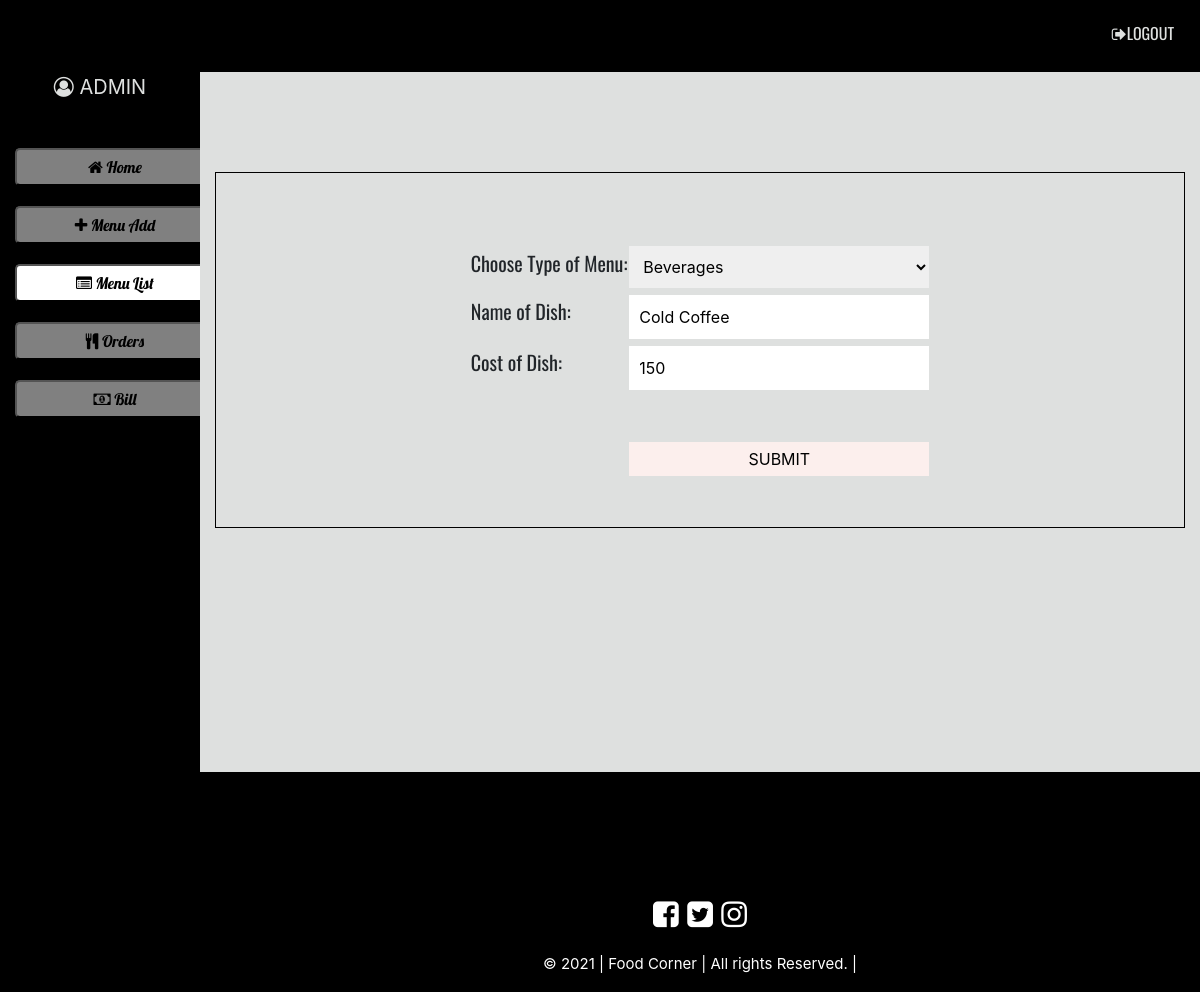
Screenshot of /admin/EditMenu.php?edit=4 (signed in) with the database file from the repository.
### tables this page shows
CREATE TABLE `menu` (
  `menu_id` int(4) NOT NULL,
  `dish_name` varchar(100) DEFAULT NULL,
  `dish_cost` varchar(5) DEFAULT NULL,
  `dish_type` varchar(1) DEFAULT NULL
);

### admin/EditMenu.php (the view, shortened to what this page needs)
<?php
  if(isset($_SESSION['adm'])){
   $id = $_GET['edit'];
  }
  else {
    header('Location: menulist.php');
        exit();
  }
 ?>
 <!DOCTYPE html>
<html lang="en" dir="ltr">
<head>
  <link rel="stylesheet" href="../css/bootstrap-4.5.3/bootstrap-4.5.3/dist/css/bootstrap.min.css">
  <link rel="stylesheet" href="../css/bootstrap-4.5.3/bootstrap-4.5.3/dist/css/bootstrap.css">
  <link rel="stylesheet" href="https://stackpath.bootstrapcdn.com/font-awesome/4.7.0/css/font-awesome.min.css">
  <link rel="stylesheet" href="../css/main.css">
</head>
  <body>
    <div class="desktop">
      <div class="navi" style="padding-top:0px;background-color: rgba(0, 0, 0, 0.5);padding-bottom:10px;">
        <ul style="text-align:right;font-family: Oswald;padding-top:20px;">
        <li>
          <form action="includes/logout.php" method="post" style="display:inline">
            <button type="submit" class="listelement" name="logout" style="text-decoration:none;background-color:transparent;border:none;outline:none;color:#dee0df;"><i class="fa fa-sign-out" aria-hidden="true"></i>LOGOUT</button>
          </form>
        </li>
        </ul>
      </div>
    <div class="mainbody">
      <div class="container-fluid">
      <div class="row">
        <div class="col-2" style="height:700px;">
          <p style="text-align:center;color:#dee0df;font-size:20px;padding-bottom:30px;"><i class="fa fa-user-circle-o" aria-hidden="true"></i> ADMIN</p>
          <center><a href="index.php"><button type="button" class="mbtn" style="outline:none;"><i class="fa fa-home" aria-hidden="true"></i> Home</button></a></center>
          <center><a href="menuadd.php"><button type="button" class="mbtn" style="outline:none;"><i class="fa fa-plus" aria-hidden="true"></i> Menu Add</button></a></center>
          <center><a href="menulist.php"><button type="button" class="mbtn act" style="outline:none;"><i class="fa fa-list-alt" aria-hidden="true"></i> Menu List</button></a></center>
          <center><a href="order.php"><button type="button" class="mbtn" style="outline:none;"><i class="fa fa-cutlery" aria-hidden="true"></i> Orders</button></a></center>
          <center><a href="bill.php"><button type="button" class="mbtn" style="outline:none;"><i class="fa fa-money" aria-hidden="true"></i> Bill</button></a></center>
        </div>
        <div class="col-10" style="height:700px;background-color:#dee0df;">
          <div class="admdata">
            <?php
            $menu_detail = "SELECT * FROM menu WHERE menu_id='$id'";
            $result = $conn->query($menu_detail);
            if($result->num_rows > 0)
            {
             while($row = $result->fetch_assoc())
              {
            ?>
            <div style="border:1px solid #000;padding-bottom:50px;margin-top:100px;">
            <table style="margin-right:auto;margin-left:auto;">
            <form action="includes/ineditmenu.php" method="post" style="border:1px solid #000;height:300px;padding:20px;margin-top:50px;">
              <tr>
              <td><label for="Type">Choose Type of Menu:</label></td>
              <td><select id="menu" name="menu" style="border:none;outline:none;">
                <option value="B" <?php if($row["dish_type"]=="B") echo 'selected="selected"'; ?>  >Beverages</option>
              </select></td>
             </tr><br/>
             <tr>
              <td><label for="Dish">Name of Dish:</label></td>
              <td><input type="text" name="Name_of_Dish" value="<?php echo $row["dish_name"]; ?>" placeholder="Enter Name of Dish" style="outline:none;border:none;"></td><br/>
             </tr>
             <tr>
              <td><label for="Cost">Cost of Dish:</label></td>
              <td><input type="number" name="Cost_of_Dish" value="<?php echo $row["dish_cost"]; ?>" placeholder="Enter Cost of Dish" style="outline:none;border:none;"></td><br/>
             </tr>
              <tr>
                <td></td>
                <td><button type="submit" name="button" style="outline:none;border:none;background-color:#fcefed;">SUBMIT</button></td>
              </tr>
            </form>
            </table>
            </div>
            <?php
              }
            }
            else
            {
                echo "0 result";
            }
             ?>
          </div>
          <div class="footer">
              <p style="font-size:30px;color:#fff;margin-top:20px;"><i class="fa fa-facebook-square listelement" aria-hidden="true"></i> <i class="fa fa-twitter-square listelement" aria-hidden="true"></i> <i class="fa fa-instagram listelement" aria-hidden="true"></i></p>
              <p style="font-size:15px;color:#fff;">&copy; 2021 | Food Corner | All rights Reserved. |</p>
          </div>
        </div>
      </div>
      </div>
    </div>
    </div>
  </body>
</html>

### css/main.css (style rules this page uses)
body { background-color: #000; }
.navi ul li { display: inline; color: #fff; padding: 20px; z-index: 4; }
.footer { background-color: #000; height: 100px; bottom: 0px; left: 0; width: 100%; color: white; text-align: center; }
@media (min-width: 451px) { .desktop .admdata { height: 700px; } }
@media (min-width: 451px) { .desktop .admdata input[type=text], .desktop .admdata input[type=number] { padding: 10px; width: 300px; margin-top: 5px; } }
@media (min-width: 451px) { .desktop .admdata select { padding: 10px; width: 300px; } }
@media (min-width: 451px) { .desktop .admdata label { font-size: 20px; font-family: Oswald; border: none; outline: none; } }
@media (min-width: 451px) { .desktop .admdata button { padding: 5px; width: 300px; margin-right: auto; margin-left: auto; margin-top: 50px; } }
@media (min-width: 451px) { .desktop .mbtn { padding: 5px; width: 200px; background-color: rgba(255, 255, 255, 0.5); border-radius: 5px; font-family: Lobster-Regular; margin-bottom: 20px; outline: none; } }
@media (min-width: 451px) { .desktop .act { background-color: white; } }

### rows the page displays
menu: menu "Beverages", Name_of_Dish "Cold Coffee", Cost_of_Dish "150"
